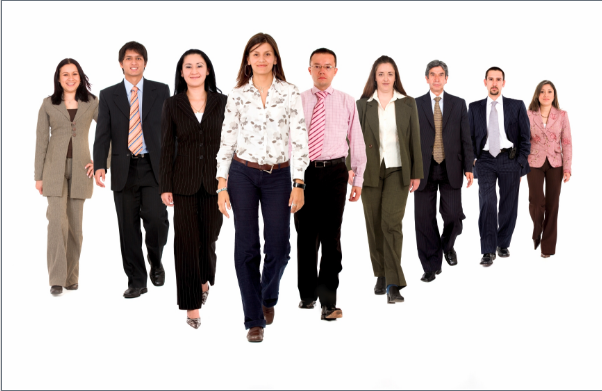
#> input picture HOG/person.png, 602 x 391 px
$ python HOGDesriptor.py
#> lines starting #> are read from the running program, lines starting #| are printed output that depends on the picture; after the words box and inside, x2 and y2 are one past the last pixel; in counts of white or black regions, pixels touching at a corner belong together
# coding=utf-8
"""
Created on 下午3:27 17-7-24
python2.7
@author: zyl
"""
import cv2
import numpy as np
# from matplotlib import pyplot as plt

print("cv2__version__", cv2.__version__)

person_path = "person.png"

def is_inside(o, i):
    """
    判断某个矩阵是否完全包含另外一个矩阵
    :param o: 外层矩阵
    :param i: 内层矩阵
    :return:
    """
    ox, oy, ow, oh = o
    ix, iy, iw, ih = i
    return ox > ix and oy > iy and ow > iw and oh > ih


def draw_person(image, person):
    x, y, w, h = person
    cv2.rectangle(image, (x,y), (x+w, y+h), (0, 0, 255), 2)

img = cv2.imread(person_path)
#> img is the input picture: shape (391, 602, 3); mean B, G, R 179.4, 180.5, 187.5

hog = cv2.HOGDescriptor()
hog.setSVMDetector(cv2.HOGDescriptor_getDefaultPeopleDetector())

found, w = hog.detectMultiScale(img,  winStride=(8,8), padding=(32,32), scale=1.05)
#> found = 15 rows, first 6: [451, 138, 75, 149], [91, 143, 91, 182], [219, 223, 70, 140], [19, 154, 83, 165], [344, 139, 95, 190], [490, 58, 112, 226]; w = [0.664, 1.22, 0.917, 1.14, 2.04, 2, 0.685, 2.13, 0.317, 3.11, 1.42, 0.539, 2.34, 0.902, 0.537]

found_filtered = []
for ri, r in enumerate(found):
    for qi, q in enumerate(found):
        if ri != qi and is_inside(r, q):
            break
        else:
            found_filtered.append(r)
#> this loop made 15 passes
#> r on passes 8 to 15: [428, 33, 135, 270], [176, 120, 131, 261], [308, 21, 160, 320], [0, 28, 143, 313], [27, 136, 147, 255], [53, 4, 164, 327], [107, 10, 172, 345], [171, 0, 178, 357]

for person in found_filtered:
    draw_person(img, person)
#> this loop made 222 passes
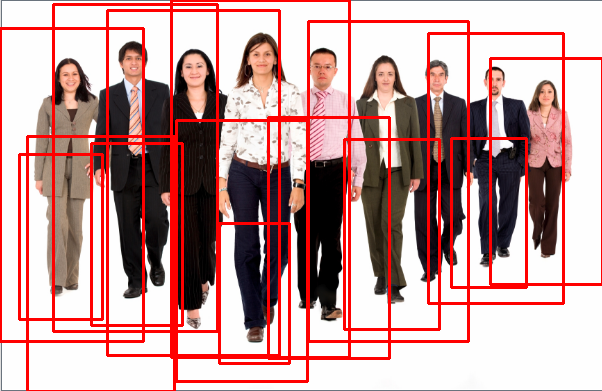
#> img: shape (391, 602, 3); 13.06% of pixels changed, all inside (x1, y1, x2, y2) = (0, 0, 602, 391)

cv2.imshow("people detection", img)
cv2.imwrite("people-detection.png", img)
cv2.waitKey(0)
cv2.destroyAllWindows()
